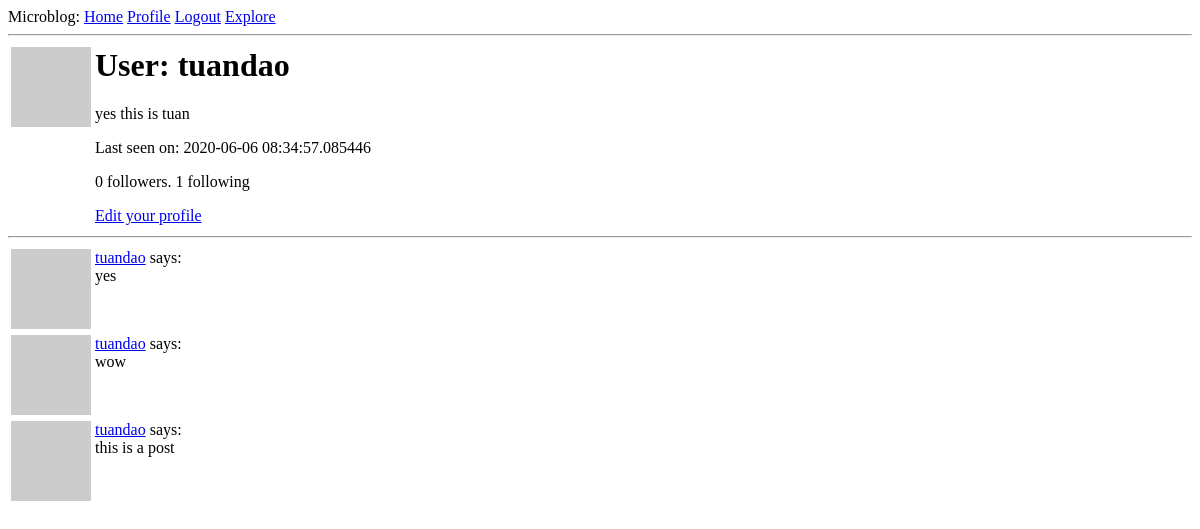
The page /user/tuandao (signed in) on the database as committed earlier.
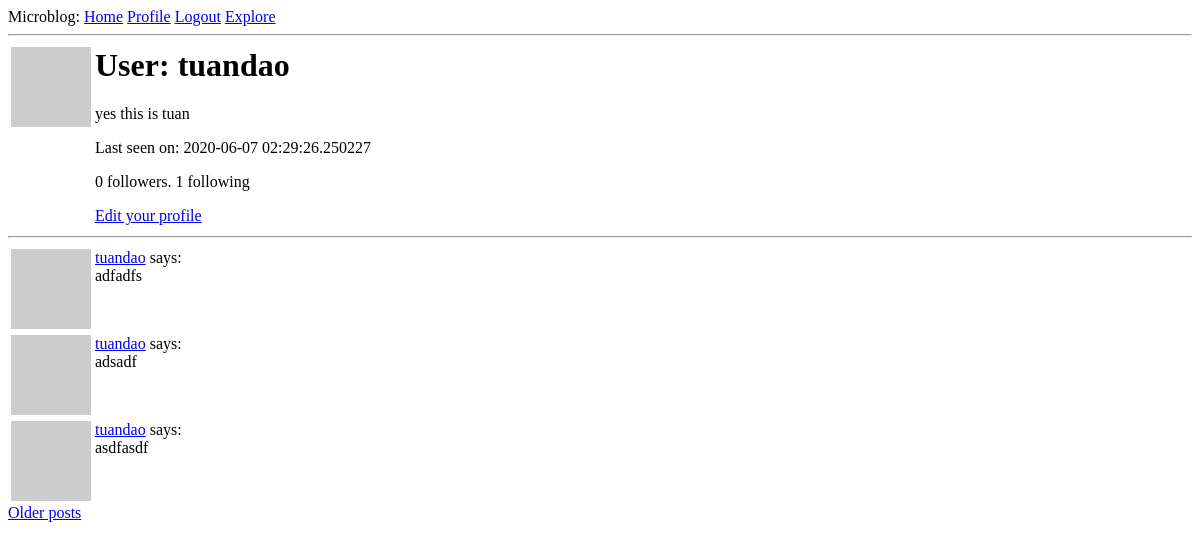
The same page on the database as committed later.
### app/models.py (models this page shows, shortened)
class User(UserMixin, db.Model):
    id = db.Column(db.Integer, primary_key=True)
    username = db.Column(db.String(64), index=True, unique=True)
    email = db.Column(db.String(120), index=True, unique=True)
    password_hash = db.Column(db.String(128))
    posts = db.relationship('Post', backref='author', lazy='dynamic')
    about_me = db.Column(db.String(140))
    last_seen = db.Column(db.DateTime, default=datetime.utcnow)
    followed = db.relationship(
        'User', secondary=followers,
        primaryjoin=(followers.c.follower_id == id),
        secondaryjoin=(followers.c.followed_id == id),
        backref=db.backref('followers', lazy='dynamic'), lazy='dynamic')
    def avatar(self, size):
        digest = md5(self.email.lower().encode('utf-8')).hexdigest()
        return 'https://www.gravatar.com/avatar/{}?d=identicon&s={}'.format(
            digest, size)

class Post(db.Model):
    id = db.Column(db.Integer, primary_key=True)
    body = db.Column(db.String(140))
    timestamp = db.Column(db.DateTime, index=True, default=datetime.utcnow)
    user_id = db.Column(db.Integer, db.ForeignKey('user.id'))

### app/routes.py (the view)
@app.route('/user/<username>')
@login_required
def user(username):
    user = User.query.filter_by(username=username).first_or_404()
    page = request.args.get('page', 1, type=int)
    posts = user.posts.order_by(Post.timestamp.desc()).paginate(
        page, app.config['POSTS_PER_PAGE'], False)
    next_url = url_for('user', username=user.username, page=posts.next_num) \
        if posts.has_next else None
    prev_url = url_for('user', username=user.username, page=posts.prev_num) \
        if posts.has_prev else None
    form = EmptyForm()
    return render_template('user.html', user=user, posts=posts.items,
                           form=form, next_url=next_url, prev_url=prev_url)

### app/models.py (called while the page is built)
@login.user_loader
def load_user(id):
    return User.query.get(int(id))

### app/routes.py (called while the page is built)
@app.before_request
def before_request():
    if current_user.is_authenticated:
        current_user.last_seen = datetime.utcnow()
        db.session.commit()

### app/templates/user.html (shortened to what this page needs)
{% extends "base.html" %} {% block content %}
<table>
  <tr valign="top">
    <td><img src="{{ user.avatar(128) }}" /></td>
    <td>
      <h1>User: {{ user.username }}</h1>
      {% if user.about_me %}
      <p>{{ user.about_me }}</p>
      {% endif %} {% if user.last_seen %}
      <p>Last seen on: {{ user.last_seen }}</p>
      {% endif %}
      <p>
        {{user.followers.count()}} followers. {{user.followed.count() }}
        following
      </p>
      {% if user == current_user %}
      <p><a href="{{ url_for('edit_profile') }}">Edit your profile</a></p>
      {% elif not current_user.is_following(user) %}
      <form action="{{url_for('follow',username=user.username)}}" method="POST">
        {{form.hidden_tag()}} {{form.submit(value='Follow')}}
      </form>
      {% else %}
      <form action="{{url_for('unfollow',username=user.username)}}" method="POST">
        {{form.hidden_tag()}} {{form.submit(value='Unfollow')}}
      </form>
      {% endif %}
    </td>
  </tr>
</table>
<hr />
{% for post in posts %} {% include '_post.html' %} {% endfor %}
{% if next_url %}
<a href="{{ next_url }}">Older posts</a>
{% endif %}
{% endblock %}

### app/templates/base.html (shortened to what this page needs)
<html>
  <head>
  </head>
  <body>
    <div>
      Microblog:
      <a href="{{ url_for('index') }}">Home</a>
      {% if current_user.is_anonymous %}
      <a href="{{ url_for('login') }}">Login</a>
      {% else %}
      <a href="{{ url_for('user', username=current_user.username) }}">Profile</a>
      <a href="{{ url_for('logout') }}">Logout</a>
      <a href="{{ url_for('explore') }}">Explore</a>
      {% endif %}
    </div>
    <hr />
     {% block content %}{% endblock %}
  </body>
</html>

### app/templates/_post.html
<table>
  <tr valign="top">
    <td><img src="{{ post.author.avatar(36) }}" /></td>
    <td>
      <a href="{{ url_for('user', username=post.author.username) }}"
        >{{ post.author.username }}</a
      >
      says:<br />{{ post.body }}
    </td>
  </tr>
</table>

Rows that differ between the two databases and show on the page:
no longer on this page (row unchanged): Post: author.username "tuandao", body "yes"
no longer on this page (row unchanged): Post: author.username "tuandao", body "wow"
no longer on this page (row unchanged): Post: author.username "tuandao", body "this is a post"
changed User "tuandao": last_seen "2020-06-06 08:34:57.085446" → "2020-06-07 02:29:26.250227"
added Post: author.username "tuandao", body "adfadfs"
added Post: author.username "tuandao", body "adsadf"
added Post: author.username "tuandao", body "asdfasdf"
Other text that changed with them:
text now shown: "Older posts"
